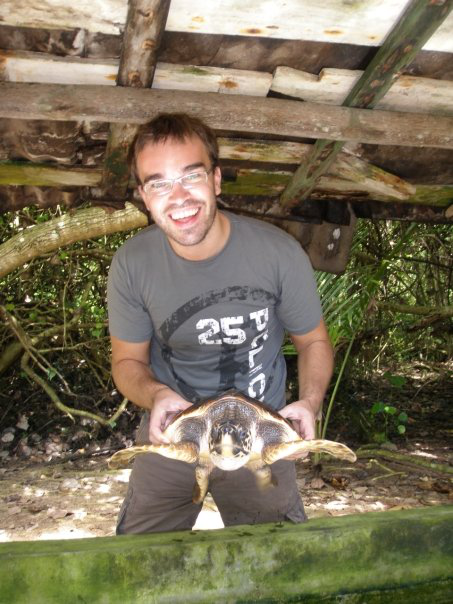
%> input picture MATLAB/AWEToolbox/libraries/PhD_tool/sample_image.bmp, 453 x 604 px
$ octave --eval "result = compute_lpq_features(rgb2gray(imread('../../libraries/PhD_tool/sample_image.bmp')));"   (GNU Octave 9; MATLAB toolbox functions it lacks are replaced by stand-ins)
%> lines starting %> are read from the running program, lines starting %| are printed output that depends on the picture; in (x1, y1, x2, y2) boxes, pixels count from 0 and x2, y2 are one past the last pixel; in counts of white or black regions, pixels touching at a corner belong together; the program's own positions count from 1
function histo = compute_lpq_features(X)

X=padarray(X',2,'replicate','both');
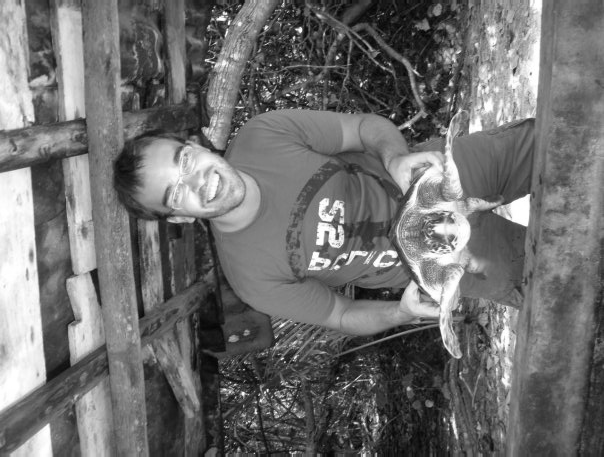
%> X: size 457x604 uint8; min 1, max 255, mean 111.1
X=padarray(X',2,'replicate','both');
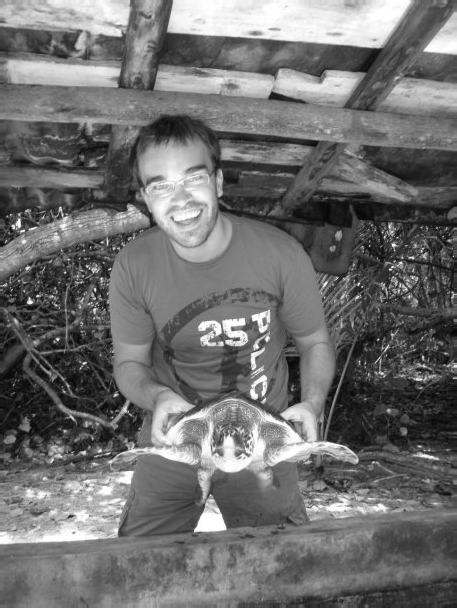
%> X: size 608x457 uint8; min 1, max 255, mean 111.3
XL = lpq(X,5,1,1,'im');
His = blockproc(double(XL),[18,18], @(x) hist(x.data(:)',0:255),'BorderSize',[2,2],'TrimBorder',false);
% whos His
histo = His(:);

end


function LPQdesc = lpq(img,winSize,decorr,freqestim,mode)
%> called with winSize = 5, decorr = 1, freqestim = 1, mode = 'im'
% Funtion LPQdesc=lpq(img,winSize,decorr,freqestim,mode) computes the Local Phase Quantization (LPQ) descriptor
% for the input image img. Descriptors are calculated using only valid pixels i.e. size(img)-(winSize-1).
%
% Inputs: (All empty or undefined inputs will be set to default values)
% img = N*N uint8 or double, format gray scale image to be analyzed.
% winSize = 1*1 double, size of the local window. winSize must be odd number and greater or equal to 3 (default winSize=3).
% decorr = 1*1 double, indicates whether decorrelation is used or not. Possible values are:
%                      0 -> no decorrelation,
%            (default) 1 -> decorrelation
% freqestim = 1*1 double, indicates which method is used for local frequency estimation. Possible values are:
%               (default) 1 -> STFT with uniform window (corresponds to basic version of LPQ)
%                         2 -> STFT with Gaussian window (equals also to Gaussian quadrature filter pair)
%                         3 -> Gaussian derivative quadrature filter pair.
% mode = 1*n char, defines the desired output type. Possible choices are:
%        (default) 'nh' -> normalized histogram of LPQ codewords (1*256 double vector, for which sum(result)==1)
%                  'h'  -> un-normalized histogram of LPQ codewords (1*256 double vector)
%                  'im' -> LPQ codeword image ([size(img,1)-r,size(img,2)-r] double matrix)
%
% Output:
% LPQdesc = 1*256 double or size(img)-(winSize-1) uint8, LPQ descriptors histogram or LPQ code image (see "mode" above)
%
% Example usage:
% img=imread('cameraman.tif');
% LPQhist = lpq(img,3);
% figure; bar(LPQhist);
%

% Version published in 2010 by Janne Heikkilä, Esa Rahtu, and Ville Ojansivu
% Machine Vision Group, University of Oulu, Finland


%% Defaul parameters
% Local window size
if nargin<2 || isempty(winSize)
    winSize=3; % default window size 3
end

% Decorrelation
if nargin<3 || isempty(decorr)
    decorr=1; % use decorrelation by default
end
rho=0.90; % Use correlation coefficient rho=0.9 as default

% Local frequency estimation (Frequency points used [alpha,0], [0,alpha], [alpha,alpha], and [alpha,-alpha])
if nargin<4 || isempty(freqestim)
    freqestim=1; %use Short-Term Fourier Transform (STFT) with uniform window by default
end
STFTalpha=1/winSize;  % alpha in STFT approaches (for Gaussian derivative alpha=1)
sigmaS=(winSize-1)/4; % Sigma for STFT Gaussian window (applied if freqestim==2)
sigmaA=8/(winSize-1); % Sigma for Gaussian derivative quadrature filters (applied if freqestim==3)

% Output mode
if nargin<5 || isempty(mode)
    mode='nh'; % return normalized histogram as default
end

% Other
convmode='valid'; % Compute descriptor responses only on part that have full neigborhood. Use 'same' if all pixels are included (extrapolates image with zeros).


%% Check inputs
if size(img,3)~=1
    error('Only gray scale image can be used as input');
end
if winSize<3 || rem(winSize,2)~=1
   error('Window size winSize must be odd number and greater than equal to 3');
end
if sum(decorr==[0 1])==0
    error('decorr parameter must be set to 0->no decorrelation or 1->decorrelation. See help for details.');
end
if sum(freqestim==[1 2 3])==0
    error('freqestim parameter must be 1, 2, or 3. See help for details.');
end
if sum(strcmp(mode,{'nh','h','im'}))==0
    error('mode must be nh, h, or im. See help for details.');
end


%% Initialize
img=double(img); % Convert image to double
r=(winSize-1)/2; % Get radius from window size
x=-r:r; % Form spatial coordinates in window
u=1:r; % Form coordinates of positive half of the Frequency domain (Needed for Gaussian derivative)

%% Form 1-D filters
if freqestim==1 % STFT uniform window
    % Basic STFT filters
    w0=(x*0+1);
    w1=exp(complex(0,-2*pi*x*STFTalpha));
    w2=conj(w1);

elseif freqestim==2 % STFT Gaussian window (equals to Gaussian quadrature filter pair)
    % Basic STFT filters
    w0=(x*0+1);
    w1=exp(complex(0,-2*pi*x*STFTalpha));
    w2=conj(w1);

    % Gaussian window
    gs=exp(-0.5*(x./sigmaS).^2)./(sqrt(2*pi).*sigmaS);

    % Windowed filters
    w0=gs.*w0;
    w1=gs.*w1;
    w2=gs.*w2;

    % Normalize to zero mean
    w1=w1-mean(w1);
    w2=w2-mean(w2);

elseif freqestim==3 % Gaussian derivative quadrature filter pair
    % Frequency domain definition of filters
    G0=exp(-x.^2*(sqrt(2)*sigmaA)^2);
    G1=[zeros(1,length(u)),0,u.*exp(-u.^2*sigmaA^2)];

    % Normalize to avoid small numerical values (do not change the phase response we use)
    G0=G0/max(abs(G0));
    G1=G1/max(abs(G1));

    % Compute spatial domain correspondences of the filters
    w0=real(fftshift(ifft(ifftshift(G0))));
    w1=fftshift(ifft(ifftshift(G1)));
    w2=conj(w1);

    % Normalize to avoid small numerical values (do not change the phase response we use)
    w0=w0/max(abs([real(max(w0)),imag(max(w0))]));
    w1=w1/max(abs([real(max(w1)),imag(max(w1))]));
    w2=w2/max(abs([real(max(w2)),imag(max(w2))]));
end


%% Run filters to compute the frequency response in the four points. Store real and imaginary parts separately
% Run first filter
filterResp=conv2(conv2(img,w0.',convmode),w1,convmode);
% Initilize frequency domain matrix for four frequency coordinates (real and imaginary parts for each frequency).
freqResp=zeros(size(filterResp,1),size(filterResp,2),8);
% Store filter outputs
freqResp(:,:,1)=real(filterResp);
freqResp(:,:,2)=imag(filterResp);
% Repeat the procedure for other frequencies
filterResp=conv2(conv2(img,w1.',convmode),w0,convmode);
freqResp(:,:,3)=real(filterResp);
freqResp(:,:,4)=imag(filterResp);
filterResp=conv2(conv2(img,w1.',convmode),w1,convmode);
freqResp(:,:,5)=real(filterResp);
freqResp(:,:,6)=imag(filterResp);
filterResp=conv2(conv2(img,w1.',convmode),w2,convmode);
freqResp(:,:,7)=real(filterResp);
freqResp(:,:,8)=imag(filterResp);

% Read the size of frequency matrix
[freqRow,freqCol,freqNum]=size(freqResp);
%> freqRow = 604; freqCol = 453; freqNum = 8

%% If decorrelation is used, compute covariance matrix and corresponding whitening transform
if decorr == 1
    % Compute covariance matrix (covariance between pixel positions x_i and x_j is rho^||x_i-x_j||)
    [xp,yp]=meshgrid(1:winSize,1:winSize);
    pp=[xp(:) yp(:)];
    dd=dist(pp,pp');
    C=rho.^dd;

    % Form 2-D filters q1, q2, q3, q4 and corresponding 2-D matrix operator M (separating real and imaginary parts)
    q1=w0.'*w1;
    q2=w1.'*w0;
    q3=w1.'*w1;
    q4=w1.'*w2;
    u1=real(q1); u2=imag(q1);
    u3=real(q2); u4=imag(q2);
    u5=real(q3); u6=imag(q3);
    u7=real(q4); u8=imag(q4);
    M=[u1(:)';u2(:)';u3(:)';u4(:)';u5(:)';u6(:)';u7(:)';u8(:)'];

    % Compute whitening transformation matrix V
    D=M*C*M';
    A=diag([1.000007 1.000006 1.000005 1.000004 1.000003 1.000002 1.000001 1]); % Use "random" (almost unit) diagonal matrix to avoid multiple eigenvalues.
    [U,S,V]=svd(A*D*A);

    % In order to avoid any sign problems in SVM, force the sign of the largest magnitude element in each singular vector to be positive
    [~,ii]=max(abs(V),[],1);
    V=V*diag(ones(1,size(V,2))-2*double(V((ii+(0:(length(ii)-1))*size(V,1)))<(-eps)));

    % Reshape frequency response
    freqResp=reshape(freqResp,[freqRow*freqCol,freqNum]);

    % Perform whitening transform
    freqResp=(V.'*freqResp.').';

    % Undo reshape
    freqResp=reshape(freqResp,[freqRow,freqCol,freqNum]);
end


%% Perform quantization and compute LPQ codewords
LPQdesc=zeros(freqRow,freqCol); % Initialize LPQ code word image (size depends whether valid or same area is used)
for i=1:freqNum
    LPQdesc=LPQdesc+(double(freqResp(:,:,i))>0)*(2^(i-1));
end
%> this loop made 8 passes
%> pass 1, in lpq, `LPQdesc=LPQdesc+(double(freqResp(:,:,i))>0)*(2^(i-1));`:
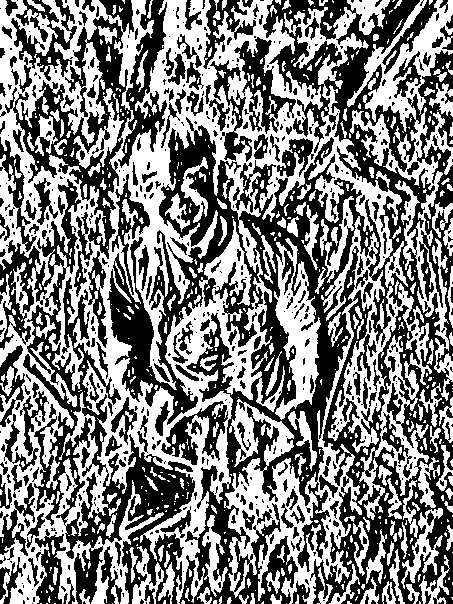
%> LPQdesc: size 604x453 double; values 0 (black) and 1 (white), 49.9% white; 637 white regions (437 under 20 px), largest, box (x1, y1, x2, y2) and area: (0, 0, 432, 604) 98698, (347, 0, 453, 401) 9316, (274, 238, 321, 420) 3856
%> pass 2, in lpq, `LPQdesc=LPQdesc+(double(freqResp(:,:,i))>0)*(2^(i-1));`:
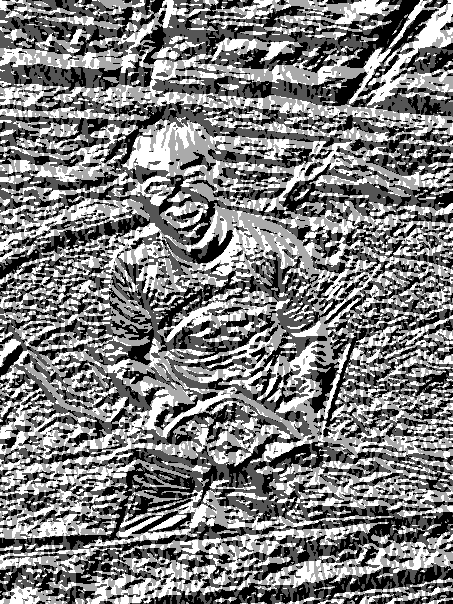
%> LPQdesc: size 604x453 double; min 0, max 3, mean 1.48; drawn with min black and max white
%> pass 3, in lpq, `LPQdesc=LPQdesc+(double(freqResp(:,:,i))>0)*(2^(i-1));`:
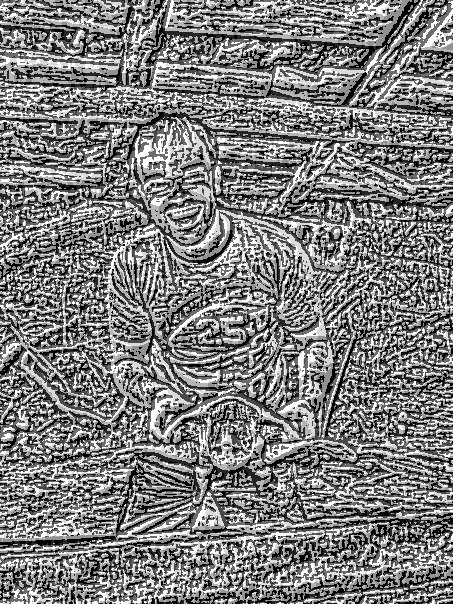
%> LPQdesc: size 604x453 double; min 0, max 7, mean 3.47; drawn with min black and max white
%> after the loop:
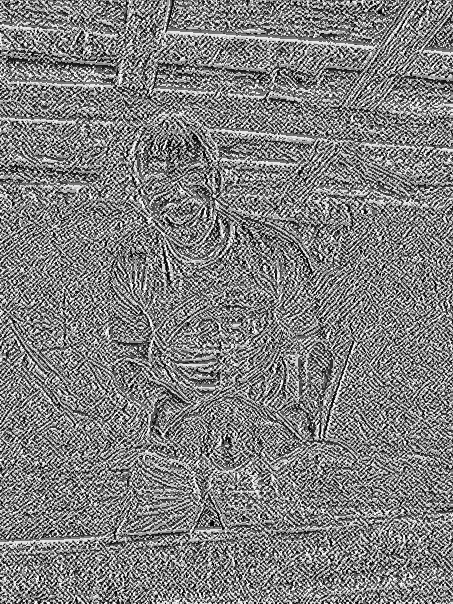
%> LPQdesc: size 604x453 double; min 0, max 255, mean 127.9

%% Switch format to uint8 if LPQ code image is required as output
if strcmp(mode,'im')
    LPQdesc=uint8(LPQdesc);
%> LPQdesc: size 604x453 uint8
end

%% Histogram if needed
if strcmp(mode,'nh') || strcmp(mode,'h')
    LPQdesc=hist(LPQdesc(:),0:255);
end

%% Normalize histogram if needed
if strcmp(mode,'nh')
    LPQdesc=LPQdesc/sum(LPQdesc);
end


end
